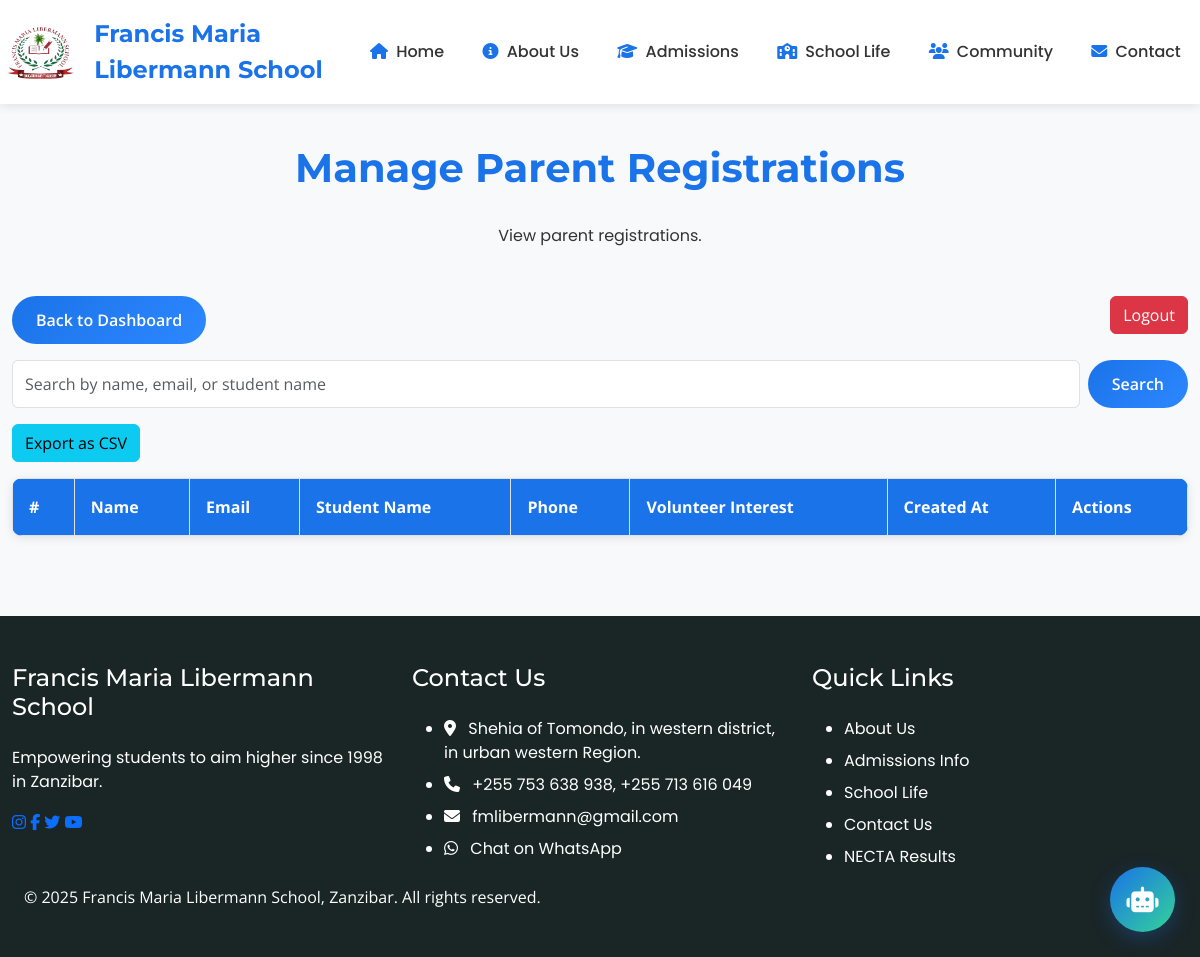
The app's page /admin/parents (signed in), older data.
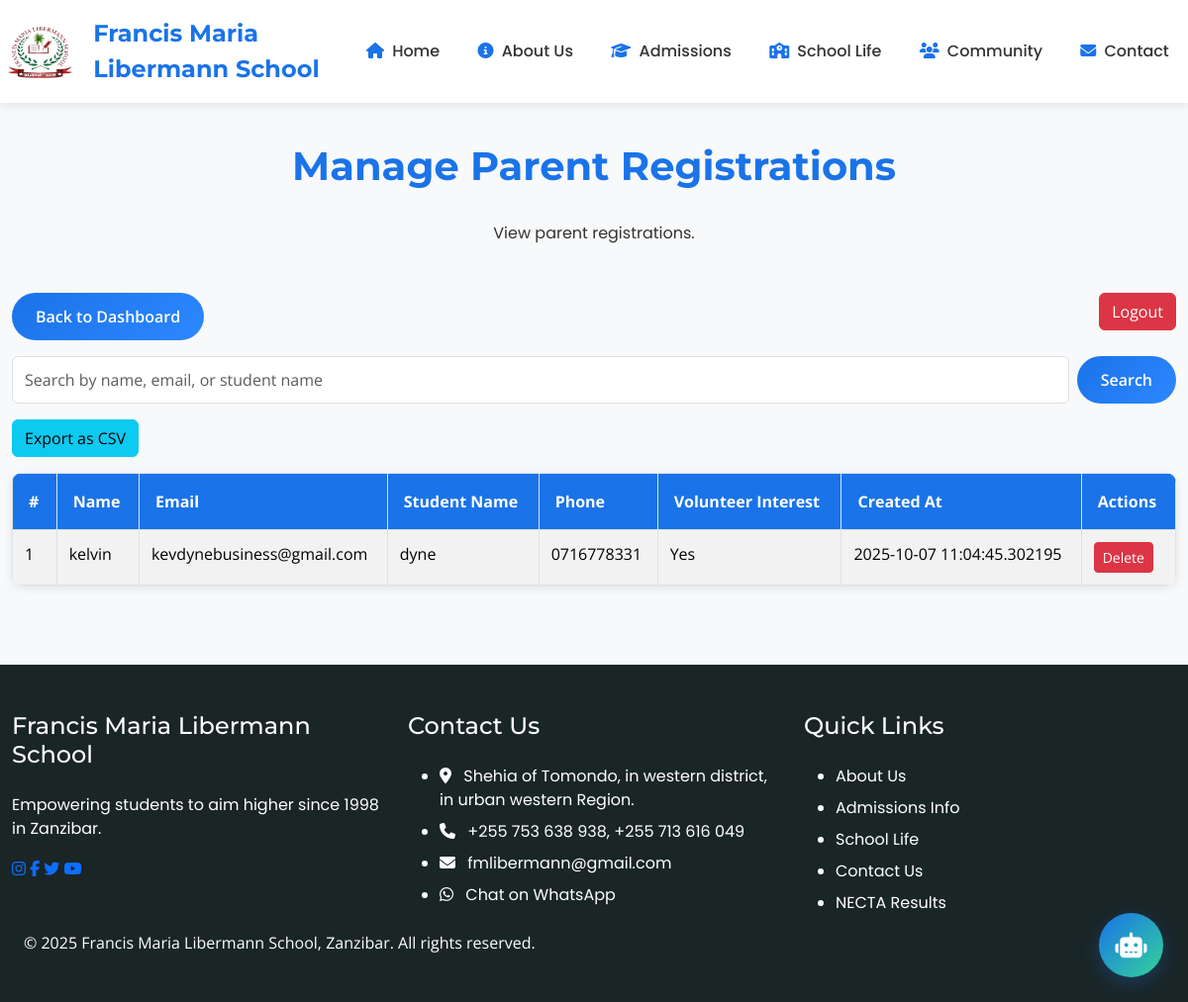
The same page, newer data.
### app/models.py (models this page shows, shortened)
class Parent(db.Model):
    id = db.Column(db.Integer, primary_key=True)
    name = db.Column(db.String(100), nullable=False)
    email = db.Column(db.String(120), nullable=False)
    student_name = db.Column(db.String(100))
    phone = db.Column(db.String(15))
    volunteer_interest = db.Column(db.Boolean, default=False)
    created_at = db.Column(db.DateTime, default=datetime.utcnow)

### app/routes.py (the view, shortened to what this page needs)
@main.route('/admin/parents', methods=['GET', 'POST'])
@login_required
def admin_parents():
    search_query = request.form.get('search', '') if request.method == 'POST' else ''
    if search_query:
        parents = Parent.query.filter(
            (Parent.name.ilike(f'%{search_query}%')) |
            (Parent.email.ilike(f'%{search_query}%')) |
            (Parent.student_name.ilike(f'%{search_query}%'))
        ).all()
    else:
        parents = Parent.query.all()
    return render_template('admin_parents.html', parents=parents, search_query=search_query)

### app/templates/admin_parents.html
{% extends "base.html" %}
{% block content %}
<section class="section bg-light">
    <div class="container">
        <h2 class="section-title">Manage Parent Registrations</h2>
        <p class="text-center mb-5">View parent registrations.</p>
        <div class="row mb-3">
            <div class="col-md-12">
                <a href="{{ url_for('main.admin_dashboard') }}" class="btn btn-primary">Back to Dashboard</a>
                <a href="{{ url_for('main.admin_logout') }}" class="btn btn-danger float-end">Logout</a>
            </div>
        </div>
        <div class="row mb-3">
            <div class="col-md-12">
                <form method="POST" class="d-flex">
                    <input type="text" name="search" class="form-control me-2" placeholder="Search by name, email, or student name" value="{{ search_query }}">
                    <button type="submit" class="btn btn-primary">Search</button>
                </form>
            </div>
        </div>
        <div class="row mb-3">
            <div class="col-md-12">
                <form method="POST" style="display:inline;">
                    <button type="submit" name="export" value="export" class="btn btn-info">Export as CSV</button>
                </form>
            </div>
        </div>
        <div class="row">
            <div class="col-md-12">
                <table class="table table-bordered table-striped">
                    <thead>
                        <tr>
                            <th>#</th>
                            <th>Name</th>
                            <th>Email</th>
                            <th>Student Name</th>
                            <th>Phone</th>
                            <th>Volunteer Interest</th>
                            <th>Created At</th>
                            <th>Actions</th>
                        </tr>
                    </thead>
                    <tbody>
                        {% for parent in parents %}
                        <tr>
                            <td>{{ loop.index }}</td>
                            <td>{{ parent.name }}</td>
                            <td>{{ parent.email }}</td>
                            <td>{{ parent.student_name }}</td>
                            <td>{{ parent.phone }}</td>
                            <td>{{ 'Yes' if parent.volunteer_interest else 'No' }}</td>
                            <td>{{ parent.created_at }}</td>
                            <td>
                                <form method="POST" action="{{ url_for('main.delete_parent', parent_id=parent.id) }}"
                                    onsubmit="return confirm('Are you sure you want to delete this parent registration?');"
                                    style="display: inline;">
                                    <button type="submit" class="btn btn-danger btn-sm">Delete</button>
                                </form>
                            </td>
                        </tr>
                        {% endfor %}
                    </tbody>
                </table>
            </div>
        </div>
    </div>
</section>
{% endblock %}

Row changes from the older to the newer data that the page shows:
added Parent: name "kelvin", email "kevdynebusiness@gmail.com", student_name "dyne", phone "0716778331", volunteer_interest "Yes", created_at "2025-10-07 11:04:45.302195"
